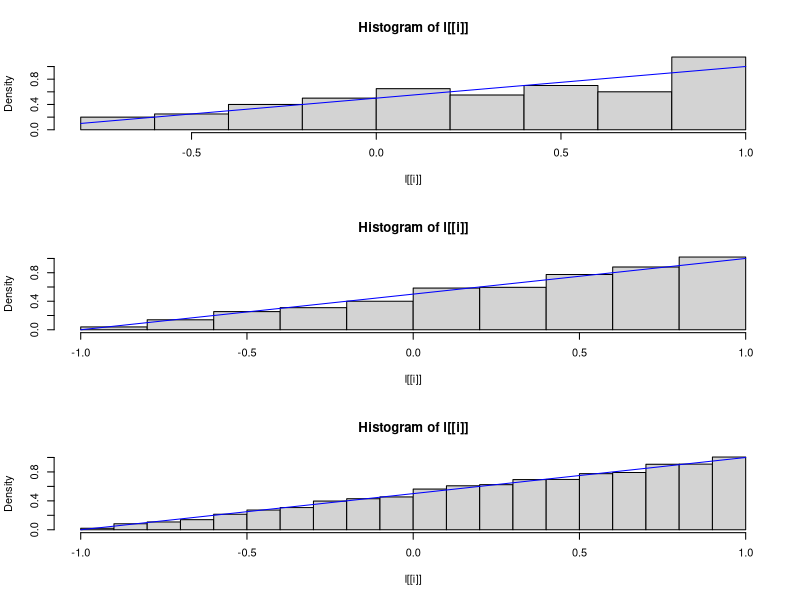
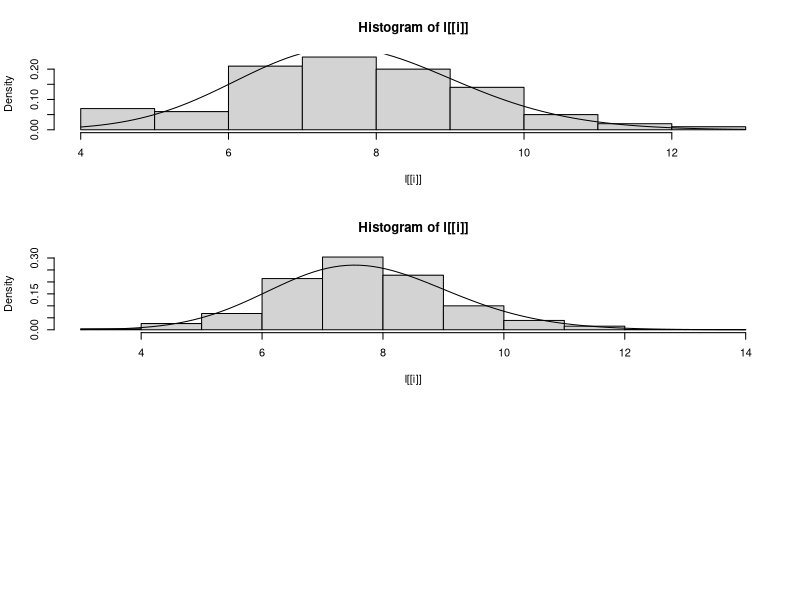
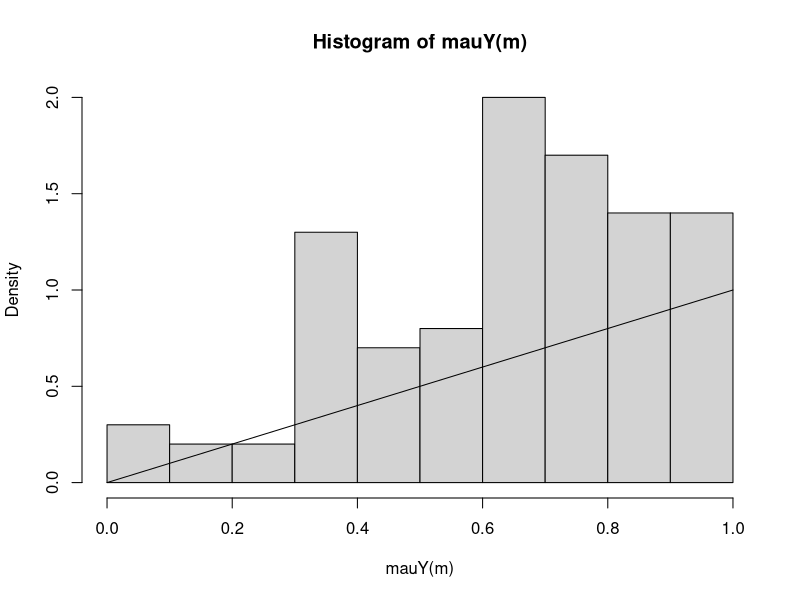
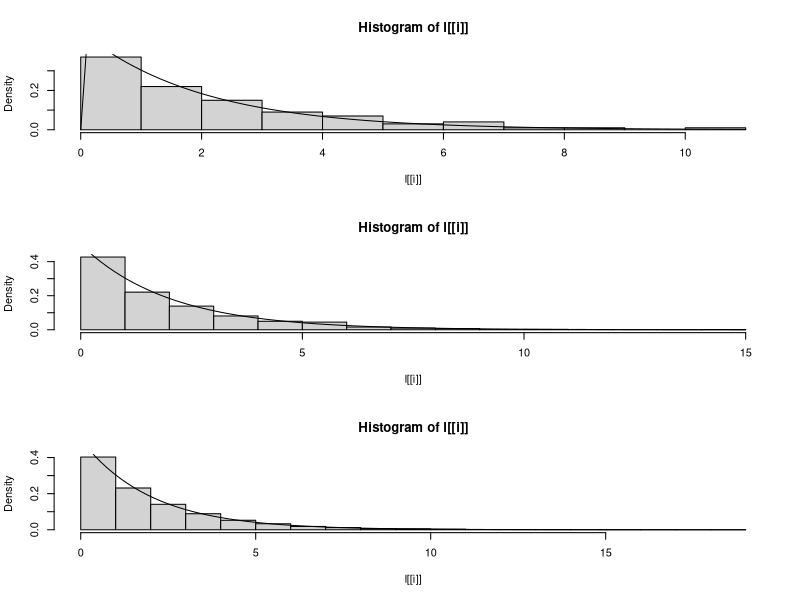

These charts were generated, in order, by the following R code:
## sach thuc hanh ly thuyet thong ke trang 131
## 2.1
#a. kiem chung bang ly thuyet
#b. 
Y = function(){
  u = runif(1)
  2 * sqrt(u) - 1
}

mauY = function(m) replicate(m, Y())

l = list()
l[[1]]=mauY(100)
l[[2]]=mauY(1000)
l[[3]]=mauY(10000)
layout(1:3)
for(i in 1:3) {
  hist(l[[i]], freq=0)
  curve((x+1)/2, col="blue", add = TRUE)
}

## 2.2.

#a.
Y = function() max(rnorm(3, mean = 6, sd=2))
#b.
## xay dung ham mat do
dens = function(x) {
  3 * pnorm(x, 6, 2)^2*dnorm(x, 6, 2)
}
l = list()
l[[1]]=replicate(100, Y())
l[[2]]=replicate(1000, Y())

for(i in 1:2) {
  hist(l[[i]], freq=0)
  curve(dens(x), add=TRUE)
}

## 2.3
layout(1)
Y = function() {
  u = runif(1)
  sqrt(u)
}

mauY = function(m) replicate(m, Y())
f = function(y) ifelse(y<1, y, 1/y^3)
m = 100
hist(mauY(m), freq=0)
curve(f(x), add=TRUE)

## 2.4
Y = function() sum(rnorm(2)^2)
mauY = function(m) replicate(m, Y())


l = list()
l[[1]] = mauY(100)
l[[2]] = mauY(1000)
l[[3]] = mauY(10000)

layout(1:3)
for(i in 1:3){
  hist(l[[i]], freq=0)
  curve(dchisq(x, df=2), add=TRUE)
}



